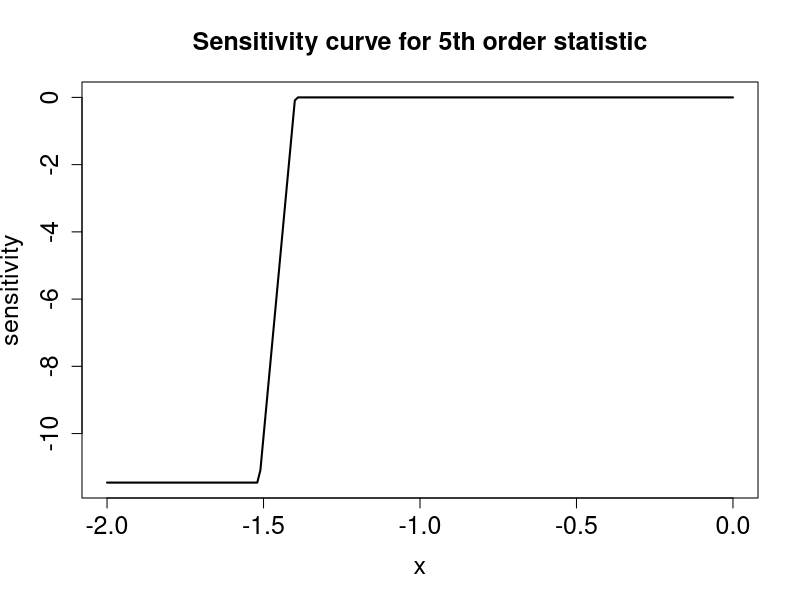
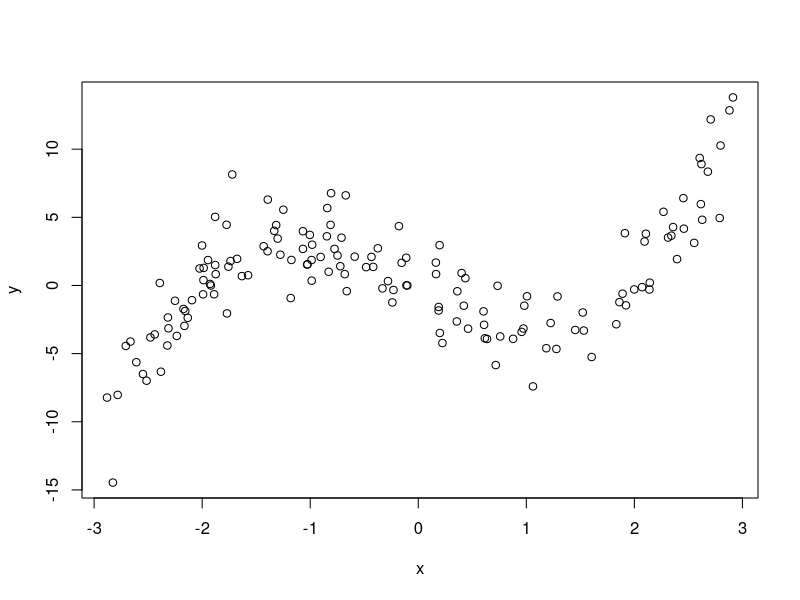
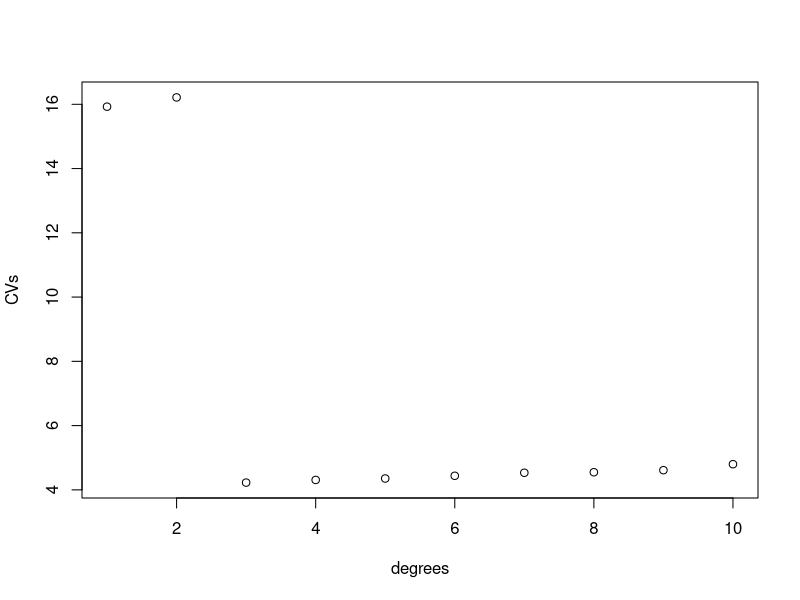
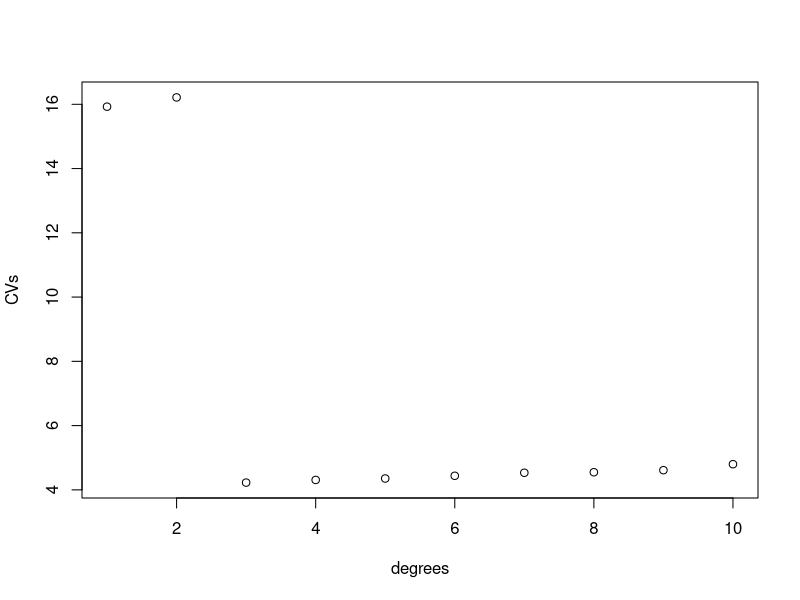
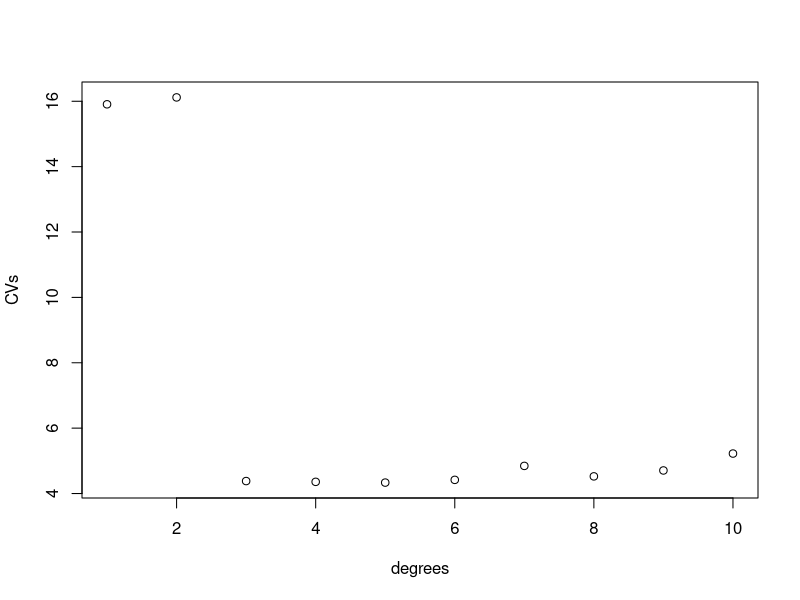
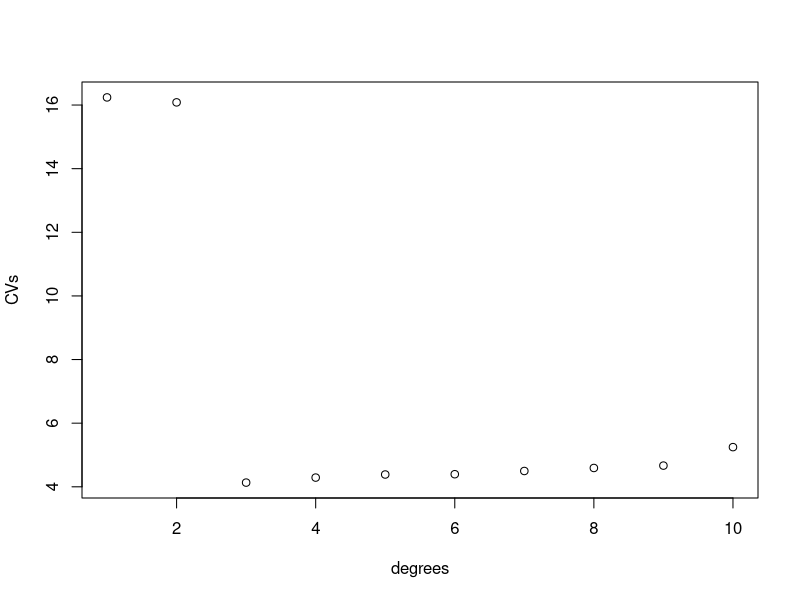
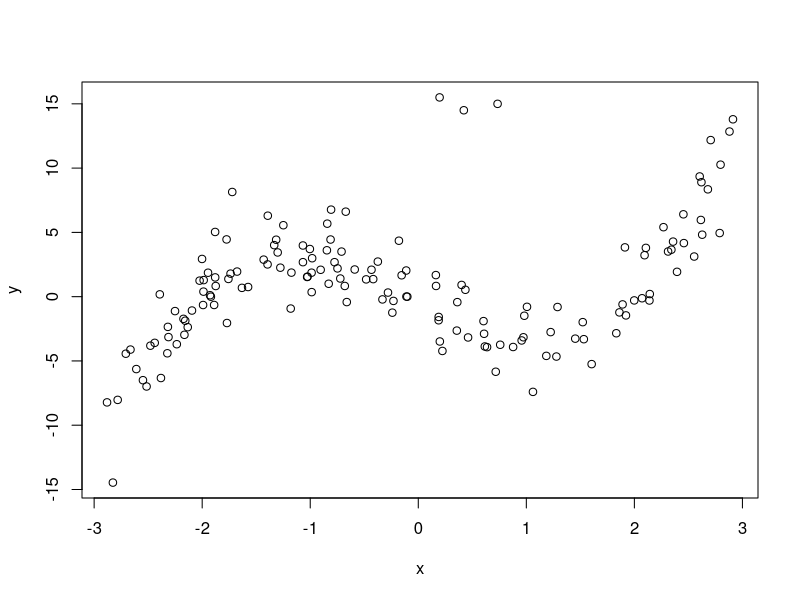
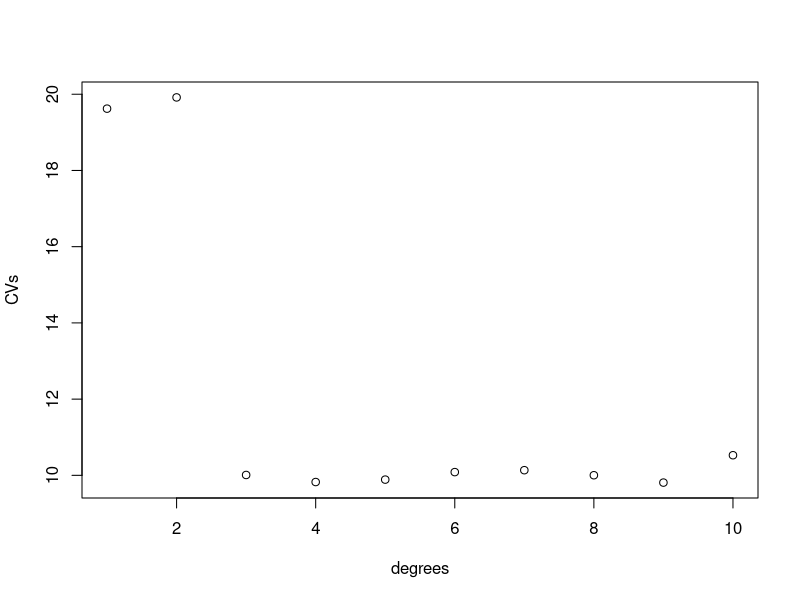

Recreate these plots in R, in order.
## ---- chunk 1
knitr::opts_chunk$set(echo = TRUE)
## ---- chunk 2
set.seed(444)
y=rnorm(100)
y=sort(y)
sc <- function(ynew, y, k){
  N = length(y)
  if (ynew < y[k-1]){
    return (N*(y[k-1]-y[k]))
  }
  else if(ynew<y[k]){
    return(N*(ynew-y[k]))
  }else
    return(0)
}
x=seq(-2,0,0.01)
b<-function(x) sc(x,y,5)

sc_x=lapply(x, b)
plot(x, sc_x, type="l", lwd = 2,
     main="Sensitivity curve for 5th order statistic",
     ylab="sensitivity" , cex.lab=1.5,cex.axis=1.5, cex.main=1.5)

## ---- chunk 3
set.seed(444)
x = runif(150,-3,3)

y = (x+2)*(x)*(x-2) + rnorm(150,sd=2)
plot(x,y)
## ---- chunk 4
library(boot)
data = data.frame(x,y)
CVs=c()
set.seed(444)
for (i in 1:10){
  glm.model=glm(y~poly(x,i), data=data)
  CV=cv.glm(data, glm.model)
  CVs[i]=CV$delta[1]
}
degrees=seq(1,10)
plot(degrees,CVs)
which.min(CVs)
# help(cv.glm)
# help(glm)
## ---- chunk 5
set.seed(844)
for (i in 1:10){
  glm.model=glm(y~poly(x,i), data=data)
  CV=cv.glm(data, glm.model)
  CVs[i]=CV$delta[1]
}
degrees=seq(1,10)
plot(degrees,CVs)
which.min(CVs)

## ---- chunk 6
set.seed(444)
for (i in 1:10){
  glm.model=glm(y~poly(x,i), data=data)
  CV=cv.glm(data, glm.model,K=10)
  CVs[i]=CV$delta[1]
}
degrees=seq(1,10)
plot(degrees,CVs)
which.min(CVs)


set.seed(844)
for (i in 1:10){
  glm.model=glm(y~poly(x,i), data=data)
  CV=cv.glm(data, glm.model,K=10)
  CVs[i]=CV$delta[1]
}
degrees=seq(1,10)
plot(degrees,CVs)
which.min(CVs)
## ---- chunk 7
set.seed(444)
x = runif(150,-3,3)
y = (x+2)*(x)*(x-2) + rnorm(150,sd=2)
Extreme.Indx = c(19 , 45 , 124)
y[Extreme.Indx] = c(15.5 , 14.5 , 15)
index=order(x)
x=x[index]
y=y[index]
plot(x,y)
data = data.frame(x,y)
## ---- chunk 8
set.seed(444)
CVs=c()
for (i in 1:10){
  glm.model=glm(y~poly(x,i), data=data)
  CV=cv.glm(data, glm.model,K=10)
  CVs[i]=CV$delta[1]
}
degrees=seq(1,10)
plot(degrees,CVs)
which.min(CVs)

glm_9=glm(y~poly(x,9), data=data)
glm_9$coefficients
plot(x,y)
lines(x, predict(glm_9), type="l", col="blue", lwd=2)
## ---- chunk 9
set.seed(444)
huber<- function(x, k=3){
  if (abs(x)<=3){
    return ((x)^2/2)
  }else
    return(3*(abs(x)-1.5))
}

cost <- function(obs, pred){
  resid = obs-pred
  weighted = lapply(resid, function(x) huber(x,k=3))
  weighted = unlist(weighted)
  return(mean(weighted))
}




for (i in 1:10){
  # rlm.model = rlm(y~poly(x,i), data=data,scale.est = c("MAD", "Huber", "proposal 2"), k2 =3, maxit=100)
  glm.model = glm(y~poly(x, i), data=data)
  CV=cv.glm(data, glm.model,K=10, cost=cost)
  CVs[i]=CV$delta[1]
}
degrees=seq(1,10)
plot(degrees,CVs)
which.min(CVs)

## ---- chunk 10
model_b=glm(y~poly(x, 9), data=data)
model_c=glm(y~poly(x, 3), data=data)
plot(x,y)
lines(x, predict(model_b),col="blue", lwd=2)
lines(x, predict(model_c),col="green", lwd=2)

## ---- chunk 11
# because we've already sorted the data...
point_type = c(rep(2,50), rep(4,50), rep(6,50))
col_type = c(rep(2,50), rep(4,50), rep(6,50))


plot(x,y,pch=point_type, col=col_type)
zone1.x=x[1:50]
zone1.y=y[1:50]
zone2.x=x[51:100]
zone2.y=y[51:100]
zone3.x=x[101:150]
zone3.y=y[101:150]
for (d in 1:3){
  plot(x,y,pch=point_type, col=col_type)
  model = predict(glm(zone1.y~poly(zone1.x,degree = d)))
  lines(zone1.x, model)
  model = predict(glm(zone2.y~poly(zone2.x,degree = d)))
  lines(zone2.x, model)
  model = predict(glm(zone3.y~poly(zone3.x,degree = d)))
  lines(zone3.x, model)
  
}
## ---- chunk 12
point_type = c(rep(2,50), rep(4,50), rep(6,50))
col_type = c(rep(2,50), rep(4,50), rep(6,50))

plot(x,y,pch=point_type, col=col_type)
zone1.x=x[1:50]
zone1.y=y[1:50]
zone2.x=x[51:100]
zone2.y=y[51:100]
zone3.x=x[101:150]
zone3.y=y[101:150]
library(MASS)
for (d in 1:3){
  plot(x,y,pch=point_type, col=col_type)
  model = predict(rlm(zone1.y~poly(zone1.x,d), data=data,scale.est = c("MAD", "Huber", "proposal 2"), k2 =3, maxit=100))
  lines(zone1.x, model)
  model = predict(rlm(zone2.y~poly(zone2.x,d), data=data,scale.est = c("MAD", "Huber", "proposal 2"), k2 =3, maxit=100))
  lines(zone2.x, model)
  model = predict(rlm(zone3.y~poly(zone3.x,d), data=data,scale.est = c("MAD", "Huber", "proposal 2"), k2 =3, maxit=100))
  lines(zone3.x, model)
  
}
## ---- chunk 13
point_type = c(rep(2,50), rep(4,50), rep(6,50))
col_type = c(rep(2,50), rep(4,50), rep(6,50))


plot(x,y,pch=point_type, col=col_type)
zone1.x=x[1:50]
zone1.y=y[1:50]
zone2.x=x[51:100]
zone2.y=y[51:100]
zone3.x=x[101:150]
zone3.y=y[101:150]
for (d in 1:3){
  plot(x,y,pch=point_type, col=col_type)
  model = predict(glm(zone1.y~poly(zone1.x,degree = d)))
  lines(zone1.x, model,col=5,lwd=3)
  model = predict(glm(zone2.y~poly(zone2.x,degree = d)))
  lines(zone2.x, model,col=5,lwd=3)
  model = predict(glm(zone3.y~poly(zone3.x,degree = d)))
  lines(zone3.x, model,col=5,lwd=3)

  
  
  model = predict(rlm(zone1.y~poly(zone1.x,d), data=data,scale.est = c("MAD", "Huber", "proposal 2"), k2 =3, maxit=100))
  lines(zone1.x, model,col=7,lwd=3)
  model = predict(rlm(zone2.y~poly(zone2.x,d), data=data,scale.est = c("MAD", "Huber", "proposal 2"), k2 =3, maxit=100))
  lines(zone2.x, model,col=7,lwd=3)
  model = predict(rlm(zone3.y~poly(zone3.x,d), data=data,scale.est = c("MAD", "Huber", "proposal 2"), k2 =3, maxit=100))
  lines(zone3.x, model,col=7,lwd=3)
  legend("topleft",legend=c("huber", "least square"),col=c(7, 5), lty=c(1,1), cex=0.8)
  
}
